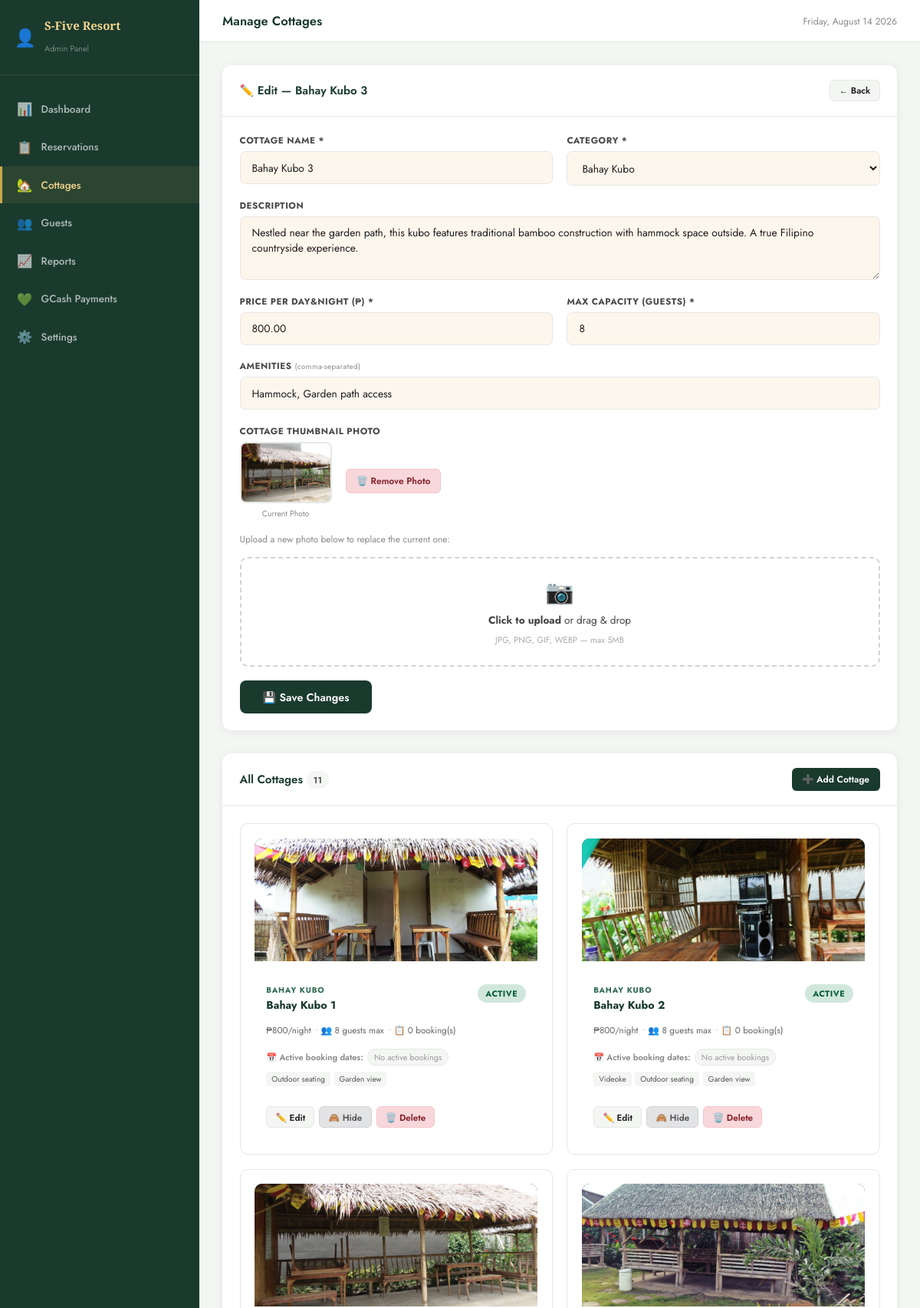
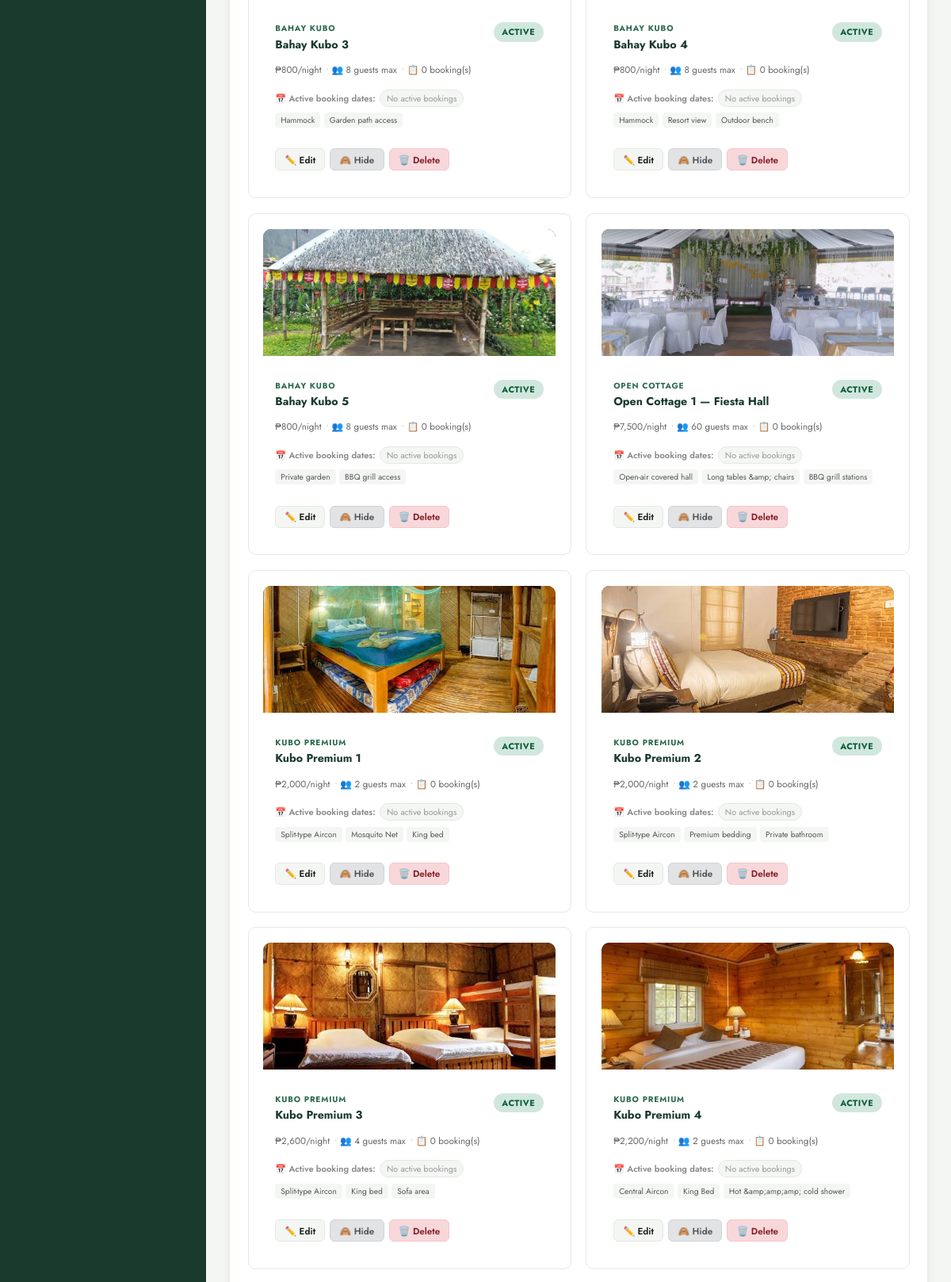
The app's page /admin/cottages.php?action=edit&id=3 (signed in, upper part) with its own data (2 pictures, top to bottom).
### tables this page shows
CREATE TABLE `cottages` (
  `id` int(11) NOT NULL AUTO_INCREMENT,
  `name` varchar(100) NOT NULL,
  `category` enum('Bahay Kubo','Open Cottage','Kubo Premium') DEFAULT 'Bahay Kubo',
  `description` text DEFAULT NULL,
  `price_per_night` decimal(10,2) NOT NULL,
  `capacity` int(11) NOT NULL,
  `images` text DEFAULT NULL,
  `amenities` text DEFAULT NULL,
  `is_available` tinyint(1) DEFAULT 1,
  `created_at` timestamp NOT NULL DEFAULT current_timestamp(),
  PRIMARY KEY (`id`)
);

CREATE TABLE `cottage_images` (
  `id` int(11) NOT NULL AUTO_INCREMENT,
  `cottage_id` int(11) NOT NULL,
  `filename` varchar(255) NOT NULL,
  `label` varchar(50) DEFAULT 'Photo',
  `sort_order` int(11) DEFAULT 0,
  `uploaded_at` timestamp NOT NULL DEFAULT current_timestamp(),
  PRIMARY KEY (`id`),
  KEY `cottage_id` (`cottage_id`),
  CONSTRAINT `cottage_images_ibfk_1` FOREIGN KEY (`cottage_id`) REFERENCES `cottages` (`id`) ON DELETE CASCADE
);

### admin/cottages.php (the view, shortened to what this page needs)
<?php
$db  = getDB();
$edit_cottage = null;
$action = $_GET['action'] ?? '';
if ($action === 'edit' && isset($_GET['id'])) {
    $stmt = $db->prepare("SELECT * FROM cottages WHERE id=?");
    $stmt->execute([(int)$_GET['id']]);
    $edit_cottage = $stmt->fetch();
}
$cottages = $db->query("
    SELECT c.*,
        (SELECT COUNT(*) FROM reservations r WHERE r.cottage_id=c.id AND r.status='Confirmed') AS active_bookings,
        (SELECT filename FROM cottage_images ci WHERE ci.cottage_id=c.id ORDER BY sort_order ASC LIMIT 1) AS thumb
    FROM cottages c
    ORDER BY FIELD(c.category,'Bahay Kubo','Open Cottage','Kubo Premium'), c.name ASC
")->fetchAll();
$bookings_by_cottage = [];
$edit_thumb = null;
if ($edit_cottage) {
    $ts = $db->prepare("SELECT filename FROM cottage_images WHERE cottage_id=? ORDER BY sort_order ASC LIMIT 1");
    $ts->execute([$edit_cottage['id']]);
    $edit_thumb = $ts->fetchColumn();
}
$type_map = ['Bahay Kubo'=>'bahay_kubo','Open Cottage'=>'open_cottage','Kubo Premium'=>'kubo_premium'];
include 'partials/header.php';
?>
<!DOCTYPE html>
<html lang="en">
<head>
    <link rel="stylesheet" href="admin.css">
</head>
<?php if ($action === 'add' || $action === 'edit'): ?>
<div class="card" style="margin-bottom:2rem;">
    <div class="card-header">
        <h3><?= $action==='edit' ? '✏️ Edit — '.htmlspecialchars($edit_cottage['name']??'') : '➕ Add New Cottage' ?></h3>
        <a href="cottages.php" class="btn-sm">← Back</a>
    </div>
    <div class="card-body">
        <form method="POST" enctype="multipart/form-data" class="admin-form">
            <div class="form-row-2">
                <div class="form-group">
                    <label>Cottage Name *</label>
                    <input type="text" name="name" required placeholder="e.g. Bahay Kubo 1"
                           value="<?= htmlspecialchars($edit_cottage['name'] ?? '') ?>">
                </div>
                <div class="form-group">
                    <label>Category *</label>
                    <select name="category">
                        <?php foreach (['Bahay Kubo','Open Cottage','Kubo Premium'] as $cat): ?>
                        <option value="<?= $cat ?>" <?= ($edit_cottage['category'] ?? 'Bahay Kubo')===$cat?'selected':'' ?>>
                            <?= $cat ?>
                        </option>
                        <?php endforeach; ?>
                    </select>
                </div>
            </div>
            <div class="form-group">
                <label>Description</label>
                <textarea name="description" rows="3" placeholder="Describe the cottage..."><?= htmlspecialchars($edit_cottage['description'] ?? '') ?></textarea>
            </div>
            <div class="form-row-2">
                <div class="form-group">
                    <label>Price per Day&Night (₱) *</label>
                    <input type="number" name="price_per_night" required min="1" step="0.01"
                           value="<?= $edit_cottage['price_per_night'] ?? '' ?>" placeholder="800">
                </div>
                <div class="form-group">
                    <label>Max Capacity (guests) *</label>
                    <input type="number" name="capacity" required min="1" max="100"
                           value="<?= $edit_cottage['capacity'] ?? '' ?>" placeholder="4">
                </div>
            </div>
            <div class="form-group">
                <label>Amenities <small>(comma-separated)</small></label>
                <input type="text" name="amenities" placeholder="Electric Fan, Veranda, Mosquito net"
                       value="<?= htmlspecialchars($edit_cottage['amenities'] ?? '') ?>">
            </div>
            <div class="form-group">
                <label>Cottage Thumbnail Photo</label>
                <?php if ($edit_thumb): ?>
                <div class="current-thumb-wrap">
                    <div class="current-thumb">
                        <img src="../uploads/cottages/<?= htmlspecialchars($edit_thumb) ?>"
                             alt="Current thumbnail" class="thumb-preview-img">
                        <div class="thumb-label">Current Photo</div>
                    </div>
                    <a href="cottages.php?del_thumb=<?= $edit_cottage['id'] ?>"
                       class="btn-del-thumb"
                       onclick="return confirm('Remove this thumbnail?')">🗑️ Remove Photo</a>
                </div>
                <p class="thumb-hint">Upload a new photo below to replace the current one:</p>
                <?php endif; ?>
                <div class="file-upload-box" id="fileUploadBox">
                    <div class="file-upload-ui" onclick="document.getElementById('thumbnailInput').click()">
                        <span class="upload-icon">📷</span>
                        <p><strong>Click to upload</strong> or drag & drop</p>
                        <small>JPG, PNG, GIF, WEBP — max 5MB</small>
                    </div>
                </div>
            </div>
            <button type="submit" class="btn-save">
                <?= $action==='edit' ? '💾 Save Changes' : '➕ Add Cottage' ?>
            </button>
        </form>
    </div>
</div>
<?php endif; ?>
<div class="card">
    <div class="card-header">
        <h3>All Cottages <span class="count-badge"><?= count($cottages) ?></span></h3>
        <?php if ($action !== 'add'): ?>
        <a href="cottages.php?action=add" class="btn-add">➕ Add Cottage</a>
        <?php endif; ?>
    </div>
    <div class="card-body">
        <div class="cottages-admin-grid">
            <?php foreach ($cottages as $c):
                $img_type = $type_map[$c['category']] ?? 'bahay_kubo';
                $thumb_src = $c['thumb']
                    ? '../uploads/cottages/' . $c['thumb']
                    : '../images/cottage_placeholder.php?type='.$img_type.'&name='.urlencode($c['name']).'&n='.$c['id'];
            ?>
            <div class="cottage-admin-card <?= !$c['is_available'] ? 'unavailable' : '' ?>">
                <div class="cac-thumb-wrap">
                    <img src="<?= $thumb_src ?>"
                         alt="<?= htmlspecialchars($c['name']) ?>"
                         class="cac-thumb-img">
                </div>
                <div class="cac-body">
                    <div class="cac-header">
                        <div>
                            <span class="cac-category"><?= $c['category'] ?></span>
                            <h4><?= htmlspecialchars($c['name']) ?></h4>
                        </div>
                        <span class="badge badge-<?= $c['is_available']?'confirmed':'cancelled' ?>">
                            <?= $c['is_available'] ? 'Active' : 'Hidden' ?>
                        </span>
                    </div>
                    <div class="cac-meta">
                        <span>₱<?= number_format($c['price_per_night'],0) ?>/night</span>
                        <span>👥 <?= $c['capacity'] ?> guests max</span>
                        <span>📋 <?= $c['active_bookings'] ?> booking(s)</span>
                    </div>
                    <?php
                        $today_str = date('Y-m-d');
                        $active_dates = array_values(array_filter(
                            $bookings_by_cottage[$c['id']] ?? [],
                            fn($b) => $b['check_out'] >= $today_str && $b['status'] === 'Confirmed'
                        ));
                    ?>
                    <div class="cac-dates">
                        <span class="cac-dates-label">📅 Active booking dates:</span>
                        <?php if ($active_dates): ?>
                            <?php foreach ($active_dates as $u):
                                $ci = date('M j', strtotime($u['check_in']));
                                $co = date('M j, Y', strtotime($u['check_out']));
                            ?>
                            <span class="cac-date-chip"
                                  title="<?= htmlspecialchars($u['guest_name'].' — '.$u['booking_code']) ?>">
                                <?= $ci ?> – <?= $co ?>
                            </span>
                            <?php endforeach; ?>
                        <?php else: ?>
                            <span class="cac-date-chip cac-date-none">No active bookings</span>
                        <?php endif; ?>
                    </div>
                    <?php if ($c['amenities']): ?>
                    <div class="cac-amenities">
                        <?php foreach (array_slice(explode(',', $c['amenities']), 0, 3) as $a): ?>
                        <span class="tag-sm"><?= trim($a) ?></span>
                        <?php endforeach; ?>
                    </div>
                    <?php endif; ?>
                    <div class="cac-actions">
                        <a href="cottages.php?action=edit&id=<?= $c['id'] ?>" class="btn-sm">✏️ Edit</a>
                        <a href="cottages.php?toggle=<?= $c['id'] ?>"
                           class="btn-sm btn-sm-neutral"
                           onclick="return confirm('Toggle availability for <?= htmlspecialchars($c['name']) ?>?')">
                            <?= $c['is_available'] ? '🙈 Hide' : '👁️ Show' ?>
                        </a>
                        <a href="cottages.php?delete=<?= $c['id'] ?>"
                           class="btn-sm btn-sm-reject"
                           onclick="return confirm('Delete <?= htmlspecialchars($c['name']) ?>? This cannot be undone.')">
                            🗑️ Delete
                        </a>
                    </div>
                </div>
            </div>
            <?php endforeach; ?>
        </div>
    </div>
</div>
<?php include 'partials/footer.php'; ?>

### admin/admin.css (style rules this page uses)
:root { --sidebar-bg: #1a3a2e; --sidebar-w: 260px; --green-mid: #2d6a4f; --green-light: #74c69d; --gold: #c9a84c; --gold-light: #f4d58d; --earth: #8b5e3c; --cream: #fdf6ec; --cream-dark: #f0e6d3; --white: #ffffff; --bg: #f4f6f4; --text-dark: #1c1c1c; --text-mid: #4a4a4a; --text-light: #888; --border: #e5e8e5; --shadow: 0 2px 12px rgba(0,0,0,0.07); --radius: 12px; --radius-sm: 7px; }
*, *::before, *::after { box-sizing: border-box; margin: 0; padding: 0; }
html { font-size: 15px; }
body { font-family: 'Jost', sans-serif; color: var(--text-dark); background: var(--bg); }
a { text-decoration: none; color: inherit; }
h1,h2,h3,h4 { font-family: 'Jost', sans-serif; }
.admin-body { background: var(--bg); }
.card { background: white; border-radius: var(--radius); box-shadow: var(--shadow); margin-bottom: 1.5rem; overflow: hidden; }
.card-header { display: flex; align-items: center; justify-content: space-between; padding: 1.25rem 1.5rem; border-bottom: 1px solid var(--border); }
.card-header h3 { font-size: 1rem; font-weight: 600; color: var(--sidebar-bg); }
.card-body { padding: 1.5rem; }
.badge { display: inline-block; padding: 0.28rem 0.7rem; border-radius: 50px; font-size: 0.72rem; font-weight: 700; text-transform: uppercase; letter-spacing: 0.05em; }
.badge-confirmed { background: #d1e7dd; color: #0a5c36; }
.count-badge { background: var(--bg); color: var(--text-mid); padding: 0.2rem 0.6rem; border-radius: 50px; font-size: 0.78rem; font-weight: 600; }
.btn-sm { display: inline-block; padding: 0.3rem 0.75rem; background: var(--bg); border: 1.5px solid var(--border); border-radius: 6px; font-size: 0.78rem; font-weight: 600; color: var(--text-dark); cursor: pointer; transition: all 0.15s; font-family: 'Jost', sans-serif; white-space: nowrap; }
.btn-sm-reject { background: #f8d7da; border-color: #f5c6cb; color: #842029; }
.btn-sm-neutral { background: #e2e3e5; border-color: #d3d3d3; color: #555; }
.btn-add { background: var(--sidebar-bg); color: white; padding: 0.4rem 0.9rem; border-radius: 6px; font-size: 0.8rem; font-weight: 600; transition: background 0.2s; }
.btn-save { background: var(--sidebar-bg); color: white; border: none; padding: 0.75rem 2rem; border-radius: 8px; font-size: 0.95rem; font-weight: 600; font-family: 'Jost', sans-serif; cursor: pointer; transition: background 0.2s; }
.admin-form .form-group { display: flex; flex-direction: column; gap: 0.4rem; margin-bottom: 1.25rem; }
.admin-form .form-group:last-child { margin-bottom: 0; }
.admin-form label { font-size: 0.78rem; font-weight: 700; color: var(--text-mid); text-transform: uppercase; letter-spacing: 0.04em; }
.admin-form label small { font-weight: 400; text-transform: none; color: var(--text-light); }
.admin-form input, .admin-form textarea, .admin-form select { border: 1.5px solid var(--border); border-radius: var(--radius-sm); padding: 0.7rem 1rem; font-family: 'Jost', sans-serif; font-size: 0.92rem; background: var(--cream); color: var(--text-dark); transition: border 0.2s; }
.admin-form textarea { resize: vertical; }
.form-row-2 { display: grid; grid-template-columns: 1fr 1fr; gap: 1.25rem; }
.cottages-admin-grid { display: grid; grid-template-columns: repeat(auto-fill, minmax(300px, 1fr)); gap: 1.25rem; }
.cottage-admin-card { border: 1.5px solid var(--border); border-radius: var(--radius); display: flex; gap: 1rem; padding: 1.25rem; transition: border-color 0.2s; }
.cac-body { flex: 1; min-width: 0; }
.cac-header { display: flex; align-items: center; justify-content: space-between; gap: 0.5rem; margin-bottom: 0.4rem; }
.cac-header h4 { font-size: 0.95rem; color: var(--sidebar-bg); }
.cac-meta { display: flex; flex-wrap: wrap; gap: 0.5rem; margin-bottom: 0.6rem; font-size: 0.78rem; color: var(--text-mid); }
.cac-meta span::before { content: '• '; color: var(--green-light); }
.cac-meta span:first-child::before { content: ''; }
.cac-amenities { display: flex; flex-wrap: wrap; gap: 0.3rem; margin-bottom: 0.75rem; }
.tag-sm { background: var(--bg); color: var(--text-mid); font-size: 0.7rem; padding: 0.2rem 0.5rem; border-radius: 4px; }
.cac-actions { display: flex; gap: 0.4rem; flex-wrap: wrap; }

### records on screen
cottages: name "Bahay Kubo 3", category "Bahay Kubo", description "Nestled near the garden path, this kubo features traditional bamboo construction with hammock space outside. A true Filipino countryside experience.", price_per_night "800.00", capacity "8", amenities "Hammock, Garden path access", shows a picture, category "BAHAY KUBO", is_available "ACTIVE", price_per_night "800", active_bookings "0", shows "No active bookings", amenities "Hammock", amenities "Garden path access"
cottage_images: filename (picture)
cottages: shows a picture, category "BAHAY KUBO", name "Bahay Kubo 1", is_available "ACTIVE", price_per_night "800", capacity "8", active_bookings "0", shows "No active bookings", amenities "Outdoor seating", amenities "Garden view"
cottages: shows a picture, category "BAHAY KUBO", name "Bahay Kubo 2", is_available "ACTIVE", price_per_night "800", capacity "8", active_bookings "0", shows "No active bookings", amenities "Videoke", amenities "Outdoor seating", amenities "Garden view"
cottages: shows a picture, category "BAHAY KUBO", name "Bahay Kubo 4", is_available "ACTIVE", price_per_night "800", capacity "8", active_bookings "0", shows "No active bookings", amenities "Hammock", amenities "Resort view", amenities "Outdoor bench"
cottages: shows a picture, category "BAHAY KUBO", name "Bahay Kubo 5", is_available "ACTIVE", price_per_night "800", capacity "8", active_bookings "0", shows "No active bookings", amenities "Private garden", amenities "BBQ grill access"
cottages: shows a picture, category "OPEN COTTAGE", name "Open Cottage 1 — Fiesta Hall", is_available "ACTIVE", price_per_night "7,500", capacity "60", active_bookings "0", shows "No active bookings", amenities "Open-air covered hall", amenities "Long tables &amp; chairs", amenities "BBQ grill stations"
cottages: shows a picture, category "KUBO PREMIUM", name "Kubo Premium 1", is_available "ACTIVE", price_per_night "2,000", capacity "2", active_bookings "0", shows "No active bookings", amenities "Split-type Aircon", amenities "Mosquito Net", amenities "King bed"
cottages: shows a picture, category "KUBO PREMIUM", name "Kubo Premium 2", is_available "ACTIVE", price_per_night "2,000", capacity "2", active_bookings "0", shows "No active bookings", amenities "Split-type Aircon", amenities "Premium bedding", amenities "Private bathroom"
cottages: shows a picture, category "KUBO PREMIUM", name "Kubo Premium 3", is_available "ACTIVE", price_per_night "2,600", capacity "4", active_bookings "0", shows "No active bookings", amenities "Split-type Aircon", amenities "King bed", amenities "Sofa area"
cottages: shows a picture, category "KUBO PREMIUM", name "Kubo Premium 4", is_available "ACTIVE", price_per_night "2,200", capacity "2", active_bookings "0", shows "No active bookings", amenities "Central Aircon", amenities "King Bed", amenities "Hot &amp;amp;amp; cold shower"

### other values on screen
$page_title "Manage Cottages"
count($cottages) "11"
